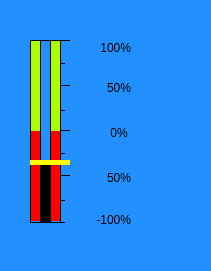
  <widget class="QWidget" name="widget_2" native="true">
   <property name="geometry">
    <rect>
     <x>670</x>
     <y>300</y>
     <width>211</width>
     <height>271</height>
    </rect>
   </property>
   <property name="styleSheet">
    <string notr="true">background-color: rgb(34, 145, 255);</string>
   </property>
   <widget class="QLabel" name="Barlabel_left_15">
    <property name="geometry">
     <rect>
      <x>30</x>
      <y>40</y>
      <width>10</width>
      <height>91</height>
     </rect>
    </property>
    <property name="sizePolicy">
     <sizepolicy hsizetype="MinimumExpanding" vsizetype="Preferred">
      <horstretch>0</horstretch>
      <verstretch>0</verstretch>
     </sizepolicy>
    </property>
    <property name="styleSheet">
     <string notr="true">background-color: rgb(170, 255, 0);
border-color: rgb(0, 0, 0);</string>
    </property>
    <property name="text">
     <string/>
    </property>
   </widget>
   <widget class="QLabel" name="label_30">
    <property name="geometry">
     <rect>
      <x>100</x>
      <y>80</y>
      <width>31</width>
      <height>16</height>
     </rect>
    </property>
    <property name="text">
     <string>50%</string>
    </property>
    <property name="alignment">
     <set>Qt::AlignRight|Qt::AlignTrailing|Qt::AlignVCenter</set>
    </property>
   </widget>
   <widget class="QLabel" name="label_31">
    <property name="geometry">
     <rect>
      <x>60</x>
      <y>63</y>
      <width>5</width>
      <height>1</height>
     </rect>
    </property>
    <property name="styleSheet">
     <string notr="true">background-color: rgb(0, 0, 0);</string>
    </property>
    <property name="text">
     <string/>
    </property>
   </widget>
   <widget class="QLabel" name="label_32">
    <property name="geometry">
     <rect>
      <x>30</x>
      <y>222</y>
      <width>35</width>
      <height>1</height>
     </rect>
    </property>
    <property name="styleSheet">
     <string notr="true">background-color: rgb(0, 0, 0);</string>
    </property>
    <property name="text">
     <string/>
    </property>
   </widget>
   <widget class="QLabel" name="label_33">
    <property name="geometry">
     <rect>
      <x>40</x>
      <y>41</y>
      <width>1</width>
      <height>181</height>
     </rect>
    </property>
    <property name="styleSheet">
     <string notr="true">background-color: rgb(0, 0, 0);</string>
    </property>
    <property name="text">
     <string/>
    </property>
   </widget>
   <widget class="QLabel" name="Barlabel_left_16">
    <property name="geometry">
     <rect>
      <x>50</x>
      <y>130</y>
      <width>10</width>
      <height>91</height>
     </rect>
    </property>
    <property name="styleSheet">
     <string notr="true">background-color: rgb(255, 0, 0);</string>
    </property>
    <property name="text">
     <string/>
    </property>
   </widget>
   <widget class="QLabel" name="label_34">
    <property name="geometry">
     <rect>
      <x>100</x>
      <y>125</y>
      <width>31</width>
      <height>16</height>
     </rect>
    </property>
    <property name="text">
     <string>0% </string>
    </property>
    <property name="alignment">
     <set>Qt::AlignRight|Qt::AlignTrailing|Qt::AlignVCenter</set>
    </property>
   </widget>
   <widget class="QLabel" name="label_35">
    <property name="geometry">
     <rect>
      <x>60</x>
      <y>175</y>
      <width>10</width>
      <height>1</height>
     </rect>
    </property>
    <property name="styleSheet">
     <string notr="true">background-color: rgb(0, 0, 0);</string>
    </property>
    <property name="text">
     <string/>
    </property>
   </widget>
   <widget class="QLabel" name="label_36">
    <property name="geometry">
     <rect>
      <x>60</x>
      <y>41</y>
      <width>1</width>
      <height>181</height>
     </rect>
    </property>
    <property name="styleSheet">
     <string notr="true">background-color: rgb(0, 0, 0);</string>
    </property>
    <property name="text">
     <string/>
    </property>
   </widget>
   <widget class="QLabel" name="label_37">
    <property name="geometry">
     <rect>
      <x>100</x>
      <y>170</y>
      <width>31</width>
      <height>16</height>
     </rect>
    </property>
    <property name="text">
     <string>50%</string>
    </property>
    <property name="alignment">
     <set>Qt::AlignRight|Qt::AlignTrailing|Qt::AlignVCenter</set>
    </property>
   </widget>
   <widget class="QLabel" name="label_38">
    <property name="geometry">
     <rect>
      <x>50</x>
      <y>41</y>
      <width>1</width>
      <height>181</height>
     </rect>
    </property>
    <property name="styleSheet">
     <string notr="true">background-color: rgb(0, 0, 0);</string>
    </property>
    <property name="text">
     <string/>
    </property>
   </widget>
   <widget class="QLabel" name="label_39">
    <property name="geometry">
     <rect>
      <x>60</x>
      <y>110</y>
      <width>5</width>
      <height>1</height>
     </rect>
    </property>
    <property name="styleSheet">
     <string notr="true">background-color: rgb(0, 0, 0);</string>
    </property>
    <property name="text">
     <string/>
    </property>
   </widget>
   <widget class="QLabel" name="Barlabel_right_4">
    <property name="geometry">
     <rect>
      <x>50</x>
      <y>40</y>
      <width>10</width>
      <height>91</height>
     </rect>
    </property>
    <property name="styleSheet">
     <string notr="true">
background-color: rgb(170, 255, 0);
border-color: rgb(0, 0, 0);</string>
    </property>
    <property name="text">
     <string/>
    </property>
   </widget>
   <widget class="QLabel" name="label_40">
    <property name="geometry">
     <rect>
      <x>80</x>
      <y>210</y>
      <width>51</width>
      <height>20</height>
     </rect>
    </property>
    <property name="text">
     <string>-100%</string>
    </property>
    <property name="alignment">
     <set>Qt::AlignRight|Qt::AlignTrailing|Qt::AlignVCenter</set>
    </property>
   </widget>
   <widget class="QLabel" name="Barlabel_TraBrakevalue">
    <property name="geometry">
     <rect>
      <x>40</x>
      <y>162</y>
      <width>10</width>
      <height>60</height>
     </rect>
    </property>
    <property name="styleSheet">
     <string notr="true">background-color: rgb(0, 0, 0);</string>
    </property>
    <property name="text">
     <string/>
    </property>
   </widget>
   <widget class="QLabel" name="label_41">
    <property name="geometry">
     <rect>
      <x>30</x>
      <y>41</y>
      <width>1</width>
      <height>181</height>
     </rect>
    </property>
    <property name="styleSheet">
     <string notr="true">background-color: rgb(0, 0, 0);</string>
    </property>
    <property name="text">
     <string/>
    </property>
   </widget>
   <widget class="QLabel" name="Barlabel_left_19">
    <property name="geometry">
     <rect>
      <x>30</x>
      <y>130</y>
      <width>10</width>
      <height>91</height>
     </rect>
    </property>
    <property name="styleSheet">
     <string notr="true">background-color: rgb(255, 0, 0);</string>
    </property>
    <property name="text">
     <string/>
    </property>
   </widget>
   <widget class="QLabel" name="Barlabel_TraBrakeLine">
    <property name="geometry">
     <rect>
      <x>30</x>
      <y>160</y>
      <width>40</width>
      <height>5</height>
     </rect>
    </property>
    <property name="styleSheet">
     <string notr="true">background-color: rgb(255, 255, 0);</string>
    </property>
    <property name="text">
     <string/>
    </property>
   </widget>
   <widget class="QLabel" name="label_42">
    <property name="geometry">
     <rect>
      <x>30</x>
      <y>40</y>
      <width>40</width>
      <height>1</height>
     </rect>
    </property>
    <property name="styleSheet">
     <string notr="true">background-color: rgb(0, 0, 0);</string>
    </property>
    <property name="text">
     <string/>
    </property>
   </widget>
   <widget class="QLabel" name="label_43">
    <property name="geometry">
     <rect>
      <x>90</x>
      <y>40</y>
      <width>41</width>
      <height>16</height>
     </rect>
    </property>
    <property name="text">
     <string>100%</string>
    </property>
    <property name="alignment">
     <set>Qt::AlignRight|Qt::AlignTrailing|Qt::AlignVCenter</set>
    </property>
   </widget>
   <widget class="QLabel" name="label_44">
    <property name="geometry">
     <rect>
      <x>60</x>
      <y>85</y>
      <width>10</width>
      <height>1</height>
     </rect>
    </property>
    <property name="styleSheet">
     <string notr="true">background-color: rgb(0, 0, 0);</string>
    </property>
    <property name="text">
     <string/>
    </property>
   </widget>
   <widget class="QLabel" name="label_45">
    <property name="geometry">
     <rect>
      <x>60</x>
      <y>130</y>
      <width>10</width>
      <height>1</height>
     </rect>
    </property>
    <property name="styleSheet">
     <string notr="true">background-color: rgb(0, 0, 0);</string>
    </property>
    <property name="text">
     <string/>
    </property>
   </widget>
   <widget class="QLabel" name="label_46">
    <property name="geometry">
     <rect>
      <x>60</x>
      <y>153</y>
      <width>5</width>
      <height>1</height>
     </rect>
    </property>
    <property name="styleSheet">
     <string notr="true">background-color: rgb(0, 0, 0);</string>
    </property>
    <property name="text">
     <string/>
    </property>
   </widget>
   <widget class="QLabel" name="label_47">
    <property name="geometry">
     <rect>
      <x>60</x>
      <y>200</y>
      <width>5</width>
      <height>1</height>
     </rect>
    </property>
    <property name="styleSheet">
     <string notr="true">background-color: rgb(0, 0, 0);</string>
    </property>
    <property name="text">
     <string/>
    </property>
   </widget>
   <widget class="QLabel" name="lbl_tracBrkvalue">
    <property name="geometry">
     <rect>
      <x>20</x>
      <y>230</y>
      <width>181</width>
      <height>31</height>
     </rect>
    </property>
    <property name="styleSheet">
     <string notr="true">font-size:22px;
</string>
    </property>
    <property name="text">
     <string/>
    </property>
    <property name="alignment">
     <set>Qt::AlignLeading|Qt::AlignLeft|Qt::AlignVCenter</set>
    </property>
   </widget>
   <zorder>Barlabel_left_16</zorder>
   <zorder>Barlabel_left_19</zorder>
   <zorder>Barlabel_left_15</zorder>
   <zorder>Barlabel_right_4</zorder>
   <zorder>label_30</zorder>
   <zorder>label_31</zorder>
   <zorder>label_32</zorder>
   <zorder>label_33</zorder>
   <zorder>label_34</zorder>
   <zorder>label_35</zorder>
   <zorder>label_36</zorder>
   <zorder>label_37</zorder>
   <zorder>label_38</zorder>
   <zorder>label_39</zorder>
   <zorder>label_40</zorder>
   <zorder>Barlabel_TraBrakevalue</zorder>
   <zorder>label_41</zorder>
   <zorder>label_42</zorder>
   <zorder>label_43</zorder>
   <zorder>label_44</zorder>
   <zorder>label_45</zorder>
   <zorder>label_46</zorder>
   <zorder>label_47</zorder>
   <zorder>Barlabel_TraBrakeLine</zorder>
   <zorder>lbl_tracBrkvalue</zorder>
  </widget>
